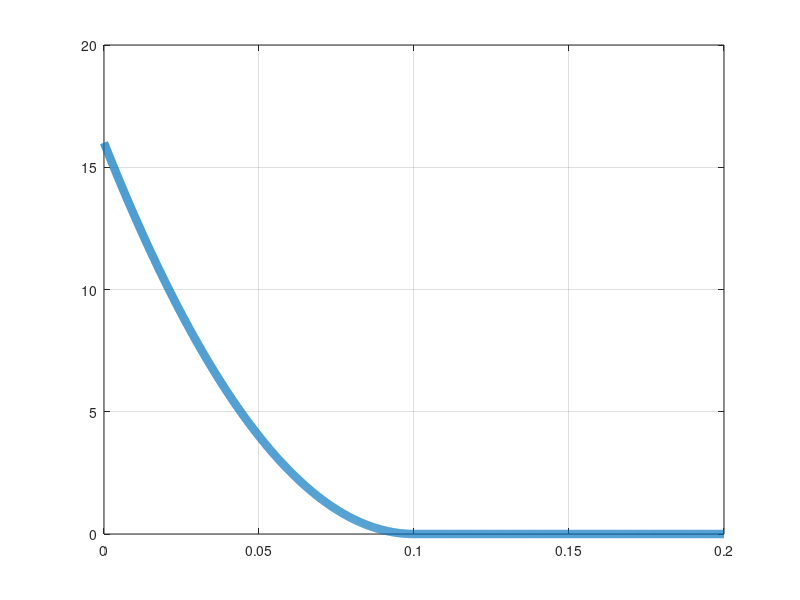

Source code (MATLAB): (Note: this script raises an error after producing the figure.)
clear all 
close all
clc

% draw objective functions plots
% 1 - EdgeCollision
x = linspace(0, 0.2, 5000);
eps = 0.05;
r = 0.05;
S = 0.025;
n = 2;
y = [];
for ii = 1:length(x)
    if x(ii) < r + eps
        y(ii) = ((-x(ii) - (-r - eps))/S)^n;
    else
        y(ii) = 0;
    end
end

figure(1)
plot(x,y, 'LineWidth', 6)
grid on
xline(0.1, 'k--', 'LineWidth', 6)
set(gca, 'LineWidth', 3)
set(gca, 'TickLabelInterpreter', 'latex')
set(gca, 'FontSize', 65)
set(gca, 'XTick', 0.1, 'XTickLabel', '$r + \varepsilon$')
set(gcf, 'Color', 'white')
axis equal
xlim([-0.01, 0.2])
ylim([-0.01, 0.2])

% 2 - EdgeRobotVel
x = linspace(-1.1, 1.1, 1000);
S = 5;
y = [];
for ii = 1:length(x)
    y(ii) = 1/exp(x(ii) + 1)^S + exp(x(ii) - 1)^S;
end
figure(2)
plot(x,y, 'LineWidth', 6)
grid on
xline(-1, 'k--', 'LineWidth', 6)
xline(1, 'k--', 'LineWidth', 6)
set(gca, 'LineWidth', 3)
set(gca, 'TickLabelInterpreter', 'latex')
set(gca, 'FontSize', 65)
set(gca, 'XTick', [-1.0, 0.0,  1.0], 'XTickLabel', {'$min$' , 0.0,  '$max$'})
set(gcf, 'Color', 'white')
axis equal
xlim([-1.1, 1.1])
ylim([-0.1, 2.1])